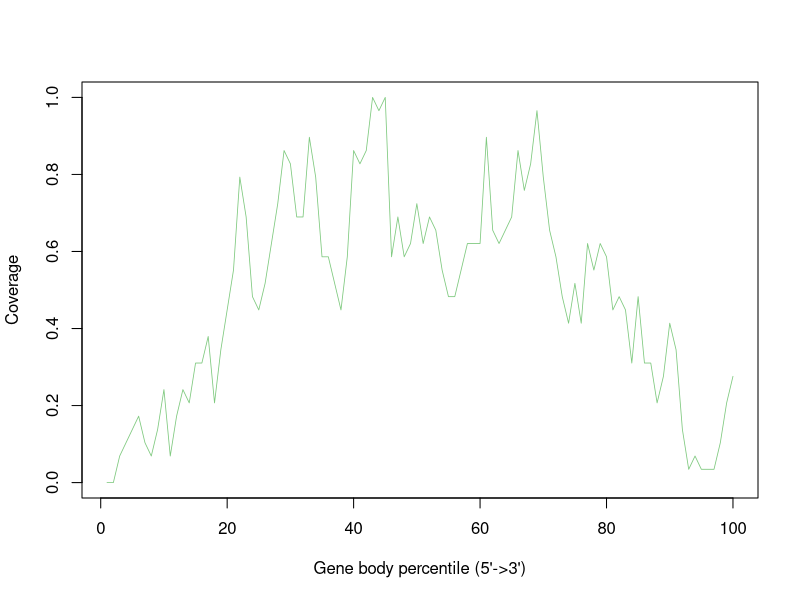

The R source for this figure:
GSM4486065_Aligned.sortedByCoord_sorted.out <- c(0.0,0.0,0.06896551724137931,0.10344827586206896,0.13793103448275862,0.1724137931034483,0.10344827586206896,0.06896551724137931,0.13793103448275862,0.2413793103448276,0.06896551724137931,0.1724137931034483,0.2413793103448276,0.20689655172413793,0.3103448275862069,0.3103448275862069,0.3793103448275862,0.20689655172413793,0.3448275862068966,0.4482758620689655,0.5517241379310345,0.7931034482758621,0.6896551724137931,0.4827586206896552,0.4482758620689655,0.5172413793103449,0.6206896551724138,0.7241379310344828,0.8620689655172413,0.8275862068965517,0.6896551724137931,0.6896551724137931,0.896551724137931,0.7931034482758621,0.5862068965517241,0.5862068965517241,0.5172413793103449,0.4482758620689655,0.5862068965517241,0.8620689655172413,0.8275862068965517,0.8620689655172413,1.0,0.9655172413793104,1.0,0.5862068965517241,0.6896551724137931,0.5862068965517241,0.6206896551724138,0.7241379310344828,0.6206896551724138,0.6896551724137931,0.6551724137931034,0.5517241379310345,0.4827586206896552,0.4827586206896552,0.5517241379310345,0.6206896551724138,0.6206896551724138,0.6206896551724138,0.896551724137931,0.6551724137931034,0.6206896551724138,0.6551724137931034,0.6896551724137931,0.8620689655172413,0.7586206896551724,0.8275862068965517,0.9655172413793104,0.7931034482758621,0.6551724137931034,0.5862068965517241,0.4827586206896552,0.41379310344827586,0.5172413793103449,0.41379310344827586,0.6206896551724138,0.5517241379310345,0.6206896551724138,0.5862068965517241,0.4482758620689655,0.4827586206896552,0.4482758620689655,0.3103448275862069,0.4827586206896552,0.3103448275862069,0.3103448275862069,0.20689655172413793,0.27586206896551724,0.41379310344827586,0.3448275862068966,0.13793103448275862,0.034482758620689655,0.06896551724137931,0.034482758620689655,0.034482758620689655,0.034482758620689655,0.10344827586206896,0.20689655172413793,0.27586206896551724)


pdf("GSM4486065.geneBodyCoverage.curves.pdf")
x=1:100
icolor = colorRampPalette(c("#7fc97f","#beaed4","#fdc086","#ffff99","#386cb0","#f0027f"))(1)
plot(x,GSM4486065_Aligned.sortedByCoord_sorted.out,type='l',xlab="Gene body percentile (5'->3')", ylab="Coverage",lwd=0.8,col=icolor[1])
dev.off()
